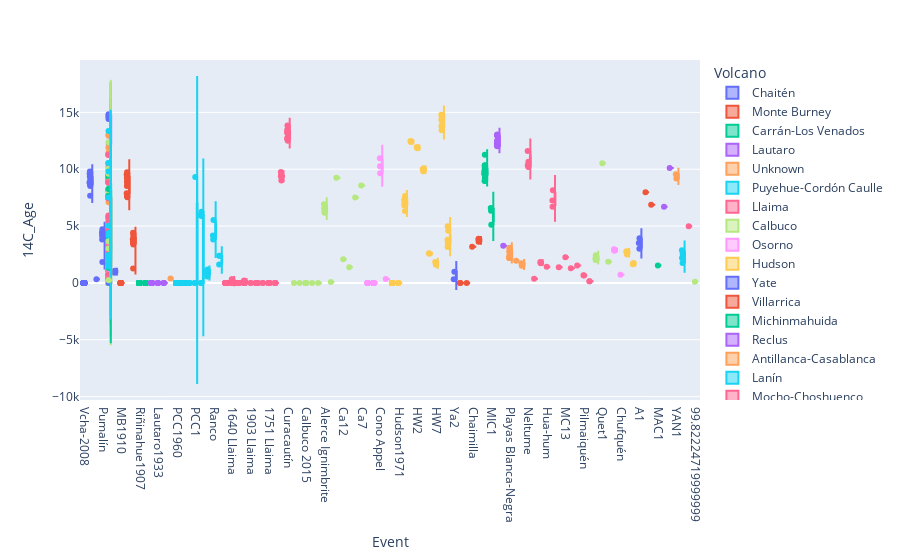

Notebook source saved alongside this figure:
### Code cell
fig = px.violin(Data, y="14C_Age", x="Event", color="Volcano",violinmode='overlay', box=True, points="all", hover_data=['Magnitude'])
fig.show()

### Figure 1 — Plotly figure (JSON) as saved in the notebook; plotly's stock layout.template omitted (floating-point values rounded to 4 significant figures; data arrays with more than 128 entries replaced by an {"elided": "..."} marker saying what was removed)
{"data": [{"alignmentgroup": "True", "box": {"visible": true}, "customdata": {"elided": "693x1 float values"}, "hovertemplate": "Volcano=Chaitén<br>Event=%{x}<br>14C_Age=%{y}<br>Magnitude=%{customdata[0]}<extra></extra>", "legendgroup": "Chaitén", "marker": {"color": "#636efa"}, "name": "Chaitén", "offsetgroup": "Chaitén", "orientation": "v", "points": "all", "scalegroup": "True", "showlegend": true, "type": "violin", "x": {"elided": "693 str values"}, "x0": " ", "xaxis": "x", "y": {"elided": "693 int values"}, "y0": " ", "yaxis": "y"}, {"alignmentgroup": "True", "box": {"visible": true}, "customdata": [[-1], [-1], [-1], [-1], [-1], [-1], [-1], [-1], [-1], [-1], [-1], [-1], [-1], [-1], [-1], [-1], [-1], [-1], [-1], [-1], [-1], [-1], [-1], [-1], [-1], [-1], [-1], [-1], [-1], [-1], [-1], [-1], [-1], [-1], [-1]], "hovertemplate": "Volcano=Monte Burney<br>Event=%{x}<br>14C_Age=%{y}<br>Magnitude=%{customdata[0]}<extra></extra>", "legendgroup": "Monte Burney", "marker": {"color": "#EF553B"}, "name": "Monte Burney", "offsetgroup": "Monte Burney", "orientation": "v", "points": "all", "scalegroup": "True", "showlegend": true, "type": "violin", "x": ["MB1910", "MB1910", "MB1910", "MB1910", "MB1910", "MB1910", "MB1910", "MB1910", "MB1910", "MB1910", "MB1910", "MB1910", "MB1910", "MB1910", "MB1910", "MB1", "MB1", "MB2", "MB2", "MB2", "MB1", "MB1", "MB1", "MB1", "MB1", "MB2", "MB2", "MB2", "MB2", "MB1", "MB2", "MB2", "MB2", "MB1", "MB1"], "x0": " ", "xaxis": "x", "y": [-1, -1, -1, -1, -1, -1, -1, -1, -1, -1, -1, -1, -1, -1, -1, 9299, 9146, 4219, 1259, 3960, 7890, 8520, 7635, 9740, 9537, 3520, 4420, 3382, 3610, 7535, 3830, 3575, 3700, 8870, 8880], "y0": " ", "yaxis": "y"}, {"alignmentgroup": "True", "box": {"visible": true}, "customdata": [[-1], [-1], [-1], [-1], [-1], [-1], [-1], [-1], [-1], [-1], [-1], [-1], [-1], [-1], [-1], [-1], [-1], [-1], [-1], [-1], [-1], [-1], [-1], [-1], [-1], [-1], [-1], [-1], [-1], [-1], [-1], [-1], [-1], [-1], [-1], [-1], [-1], [-1], [-1], [-1], [-1], [-1], [-1], [-1], [-1], [-1], [-1], [-1], [-1], [-1], [-1], [-1], [-1], [-1], [-1], [-1], [-1], [-1], [-1], [-1], [-1], [-1], [-1], [-1], [-1], [-1], [-1], [-1], [-1], [-1], [-1], [-1], [-1], [-1], [-1], [-1], [-1], [-1], [-1], [-1], [-1], [-1], [-1], [-1], [-1], [-1], [-1], [-1], [-1], [-1], [-1], [-1], [-1], [-1], [-1], [-1], [-1], [-1], [-1], [-1], [-1], [-1], [-1], [-1], [-1], [-1], [-1], [-1], [-1], [-1], [-1], [-1], [-1], [-1], [-1], [-1], [-1], [-1], [-1], [-1], [-1], [-1]], "hovertemplate": "Volcano=Carrán-Los Venados<br>Event=%{x}<br>14C_Age=%{y}<br>Magnitude=%{customdata[0]}<extra></extra>", "legendgroup": "Carrán-Los Venados", "marker": {"color": "#00cc96"}, "name": "Carrán-Los Venados", "offsetgroup": "Carrán-Los Venados", "orientation": "v", "points": "all", "scalegroup": "True", "showlegend": true, "type": "violin", "x": ["Riñinahue1907", "Riñinahue1907", "Riñinahue1907", "Riñinahue1907", "Riñinahue1907", "Riñinahue1907", "Riñinahue1907", "Riñinahue1907", "Riñinahue1907", "Riñinahue1907", "Riñinahue1907", "Riñinahue1907", "Riñinahue1907", "Riñinahue1907", "Riñinahue1907", "Carrán1955", "Riñinahue1907", "Riñinahue1907", "Riñinahue1907", "Riñinahue1907", "Riñinahue1907", "Riñinahue1907", "Riñinahue1907", "Riñinahue1907", "Riñinahue1907", "Riñinahue1907", "Riñinahue1907", "Riñinahue1907", "Riñinahue1907", "Riñinahue1907", "Riñinahue1907", "Riñinahue1907", "Riñinahue1907", "Riñinahue1907", "Riñinahue1907", "Riñinahue1907", "Riñinahue1907", "Carrán1955", "Carrán1955", "Carrán1955", "Riñinahue1907", "Carrán1955", "Riñinahue1907", "Riñinahue1907", "Carrán1955", "Riñinahue1907", "Carrán1955", "Riñinahue1907", "Riñinahue1907", "Carrán1955", "Carrán1955", "Riñinahue1907", "Carrán1955", "Carrán1955", "Carrán1955", "Carrán1955", "Carrán1955", "Carrán1955", "Carrán1955", "Carrán1955", "Carrán1955", "Carrán1955", "Carrán1955", "Carrán1955", "Carrán1955", "Carrán1955", "Carrán1955", "Carrán1955", "Carrán1955", "Carrán1955", "Carrán1955", "Carrán1955", "Carrán1955", "Carrán1955", "Carrán1955", "Carrán1955", "Carrán1955", "Carrán1955", "Carrán1955", "Carrán1955", "Carrán1955", "Carrán1955", "Carrán1955", "Carrán1955", "Carrán1955", "Carrán1955", "Carrán1955", "Carrán1955", "Carrán1955", "Carrán1955", "Carrán1955", "Unknown", "Unknown", "Unknown", "Unknown", "Unknown", "Unknown", "Unknown", "Unknown", "Unknown", "Unknown", "Unknown", "Unknown", "Unknown", "Unknown", "Unknown", "Unknown", "Unknown", "Unknown", "Unknown", "Unknown", "Unknown", "Unknown", "Unknown", "Unknown", "Unknown", "Unknown", "Unknown", "Unknown", "Unknown", "Unknown", "Unknown"], "x0": " ", "xaxis": "x", "y": [-1, -1, -1, -1, -1, -1, -1, -1, -1, -1, -1, -1, -1, -1, -1, -1, -1, -1, -1, -1, -1, -1, -1, -1, -1, -1, -1, -1, -1, -1, -1, -1, -1, -1, -1, -1, -1, -1, -1, -1, -1, -1, -1, -1, -1, -1, -1, -1, -1, -1, -1, -1, -1, -1, -1, -1, -1, -1, -1, -1, -1, -1, -1, -1, -1, -1, -1, -1, -1, -1, -1, -1, -1, -1, -1, -1, -1, -1, -1, -1, -1, -1, -1, -1, -1, -1, -1, -1, -1, -1, -1, 8930, 8820, 8940, 8240, 9950, 9240, 8880, 8250, 3730, 3830, 3460, 3010, 3560, 220, 170, 9470, 3250, 3690, 700, 9100, 280, 2500, 2910, 460, 225, 690, 760, 1330, 2280, 3720, 278], "y0": " ", "yaxis": "y"}, {"alignmentgroup": "True", "box": {"visible": true}, "customdata": [[-1], [-1], [-1], [-1], [-1], [-1], [-1], [-1], [-1], [-1], [-1], [-1], [-1], [-1], [-1], [-1], [-1], [-1], [-1], [-1], [-1], [-1], [-1], [-1], [-1], [-1]], "hovertemplate": "Volcano=Lautaro<br>Event=%{x}<br>14C_Age=%{y}<br>Magnitude=%{customdata[0]}<extra></extra>", "legendgroup": "Lautaro", "marker": {"color": "#ab63fa"}, "name": "Lautaro", "offsetgroup": "Lautaro", "orientation": "v", "points": "all", "scalegroup": "True", "showlegend": true, "type": "violin", "x": ["Lautaro1959-60", "Lautaro1959-60", "Lautaro1933", "Lautaro1959-60", "Lautaro1959-60", "Lautaro1876/78-79", "Lautaro1959-60", "Lautaro1959-60", "Lautaro1959-60", "Lautaro1959-60", "Lautaro1959-60", "Lautaro1959-60", "Lautaro1959-60", "Lautaro1959-60", "Lautaro1959-60", "Lautaro1959-60", "Lautaro1959-60", "Lautaro1959-60", "Lautaro1876/78-79", "Lautaro1933", "Lautaro1959-60", "Lautaro1933", "Lautaro1876/78-79", "Lautaro1933", "Lautaro1959-60", "Lautaro1959-60"], "x0": " ", "xaxis": "x", "y": [-1, -1, -1, -1, -1, -1, -1, -1, -1, -1, -1, -1, -1, -1, -1, -1, -1, -1, -1, -1, -1, -1, -1, -1, -1, -1], "y0": " ", "yaxis": "y"}, {"alignmentgroup": "True", "box": {"visible": true}, "customdata": [[-1], [-1], [-1], [-1], [-1], [-1], [-1], [-1], [-1], [-1], [-1], [-1], [-1], [-1], [-1], [-1], [-1], [-1], [-1], [-1], [-1], [-1], [-1], [-1], [-1], [-1], [-1], [-1], [-1], [-1], [-1], [-1], [-1]], "hovertemplate": "Volcano=Unknown<br>Event=%{x}<br>14C_Age=%{y}<br>Magnitude=%{customdata[0]}<extra></extra>", "legendgroup": "Unknown", "marker": {"color": "#FFA15A"}, "name": "Unknown", "offsetgroup": "Unknown", "orientation": "v", "points": "all", "scalegroup": "True", "showlegend": true, "type": "violin", "x": ["Unknown", "Unknown", "Unknown", "Unknown", "Unknown", "Unknown", "Unknown", "Unknown", "Unknown", "Unknown", "Unknown", "Yelcho", "Unknown", "Unknown", "Unknown", "Unknown", "Unknown", "Unknown", "Unknown", "Unknown", "Unknown", "Unknown", "Unknown", "Unknown", "Unknown", "Unknown", "Unknown", "Unknown", "Unknown", "Unknown", "Unknown", "Unknown", "Unknown"], "x0": " ", "xaxis": "x", "y": [-1, -1, -1, -1, -1, -1, -1, -1, -1, 13000, 12935, 390, 2590, 5300, 7450, 11440, 11900, 3315, 4890, 5815, 7415, 7095, 7990, 7620, 8925, 470, 1765, 2285, 2955, 1355, 1564, 7373, 8875], "y0": " ", "yaxis": "y"}, {"alignmentgroup": "True", "box": {"visible": true}, "customdata": {"elided": "810x1 float values"}, "hovertemplate": "Volcano=Puyehue-Cordón Caulle<br>Event=%{x}<br>14C_Age=%{y}<br>Magnitude=%{customdata[0]}<extra></extra>", "legendgroup": "Puyehue-Cordón Caulle", "marker": {"color": "#19d3f3"}, "name": "Puyehue-Cordón Caulle", "offsetgroup": "Puyehue-Cordón Caulle", "orientation": "v", "points": "all", "scalegroup": "True", "showlegend": true, "type": "violin", "x": {"elided": "810 str values"}, "x0": " ", "xaxis": "x", "y": {"elided": "810 int values"}, "y0": " ", "yaxis": "y"}, {"alignmentgroup": "True", "box": {"visible": true}, "customdata": {"elided": "377x1 float values"}, "hovertemplate": "Volcano=Llaima<br>Event=%{x}<br>14C_Age=%{y}<br>Magnitude=%{customdata[0]}<extra></extra>", "legendgroup": "Llaima", "marker": {"color": "#FF6692"}, "name": "Llaima", "offsetgroup": "Llaima", "orientation": "v", "points": "all", "scalegroup": "True", "showlegend": true, "type": "violin", "x": {"elided": "377 str values"}, "x0": " ", "xaxis": "x", "y": {"elided": "377 int values"}, "y0": " ", "yaxis": "y"}, {"alignmentgroup": "True", "box": {"visible": true}, "customdata": [[-1], [-1], [-1], [-1], [-1], [-1], [-1], [-1], [-1], [-1], [-1], [-1], [-1], [-1], [-1], [-1], [-1], [-1], [-1], [-1], [-1], [-1], [-1], [-1], [-1], [-1], [-1], [-1], [-1], [-1], [5], [5], [5], [4], [-1], [4]], "hovertemplate": "Volcano=Calbuco<br>Event=%{x}<br>14C_Age=%{y}<br>Magnitude=%{customdata[0]}<extra></extra>", "legendgroup": "Calbuco", "marker": {"color": "#B6E880"}, "name": "Calbuco", "offsetgroup": "Calbuco", "orientation": "v", "points": "all", "scalegroup": "True", "showlegend": true, "type": "violin", "x": ["Calbuco 1971?", "Calbuco 1893", "Unknown", "Unknown", "Calbuco 2015", "Calbuco 1929", "Calbuco 2015", "Unknown", "Unknown", "Calbuco 2015", "Calbuco 2015", "Calbuco 2015", "Calbuco 2015", "Calbuco 2015", "Calbuco 1961", "Alerce Ignimbrite", "Alerce Ignimbrite", "Alerce Ignimbrite", "Calbuco 1792", "Unknown", "Unknown", "Unknown", "Unknown", "Unknown", "Unknown", "Unknown", "Unknown", "Unknown", "Unknown", "Unknown", "Alerce Ignimbrite", "Ca1", "Ca12", "Ca13", "Ca3", "Ca7"], "x0": " ", "xaxis": "x", "y": [-1, -1, -1, -1, -1, -1, -1, -1, -1, -1, -1, -1, -1, -1, -1, 6250, 6910, 6550, 90, 230, 150, 2070, 9610, 3640, 7970, 3030, 12380, 10040, 1310, 130, 6166, 9246, 2075, 1378, 7510, 8559], "y0": " ", "yaxis": "y"}, {"alignmentgroup": "True", "box": {"visible": true}, "customdata": [[-1], [-1], [-1], [-1], [-1], [-1], [-1], [-1], [-1], [-1], [-1], [-1], [-1], [-1], [-1], [-1], [-1], [-1], [-1], [-1], [-1], [-1], [-1], [-1]], "hovertemplate": "Volcano=Osorno<br>Event=%{x}<br>14C_Age=%{y}<br>Magnitude=%{customdata[0]}<extra></extra>", "legendgroup": "Osorno", "marker": {"color": "#FF97FF"}, "name": "Osorno", "offsetgroup": "Osorno", "orientation": "v", "points": "all", "scalegroup": "True", "showlegend": true, "type": "violin", "x": ["Osorno1835", "Osorno1835", "Osorno1835", "Osorno1835", "Osorno1835", "Osorno1835", "Osorno1835", "Osorno1835", "Osorno1545", "Osorno1545", "Osorno1545", "Osorno1545", "Osorno1545", "Osorno1545", "Osorno1545", "Osorno1545", "Osorno1545", "Osorno1545", "Unknown", "Cono Appel", "Cono Appel", "Cono Appel", "Cono Los Pumas", "Unknown"], "x0": " ", "xaxis": "x", "y": [-1, -1, -1, -1, -1, -1, -1, -1, -1, -1, -1, -1, -1, -1, -1, -1, -1, -1, 1523, 10260, 10960, 9650, 350, 1250], "y0": " ", "yaxis": "y"}, {"alignmentgroup": "True", "box": {"visible": true}, "customdata": [[4], [-1], [4], [-1], [-1], [-1], [-1], [-1], [-1], [-1], [-1], [-1], [-1], [-1], [-1], [-1], [-1], [-1], [-1], [-1], [-1], [4], [-1], [-1], [-1], [4], [-1], [4], [-1], [-1], [-1], [4], [-1], [-1], [-1], [-1], [4], [4], [-1], [-1], [-1], [-1], [-1], [-1], [-1], [-1], [-1], [-1], [-1], [-1], [-1], [-1], [-1], [-1], [-1], [-1], [-1], [-1], [-1], [-1], [-1], [-1], [-1], [-1], [-1], [-1], [-1], [-1], [-1], [-1], [-1], [-1], [-1], [-1]], "hovertemplate": "Volcano=Hudson<br>Event=%{x}<br>14C_Age=%{y}<br>Magnitude=%{customdata[0]}<extra></extra>", "legendgroup": "Hudson", "marker": {"color": "#FECB52"}, "name": "Hudson", "offsetgroup": "Hudson", "orientation": "v", "points": "all", "scalegroup": "True", "showlegend": true, "type": "violin", "x": ["Hudson1991", "Hudson1991", "Hudson1991", "Hudson1991", "Hudson1991", "Hudson1991", "Hudson1991", "Hudson1991", "Hudson1991", "Hudson1991", "Hudson1971", "Hudson1991", "Hudson1971", "Hudson1971", "Hudson1991", "Hudson1991", "Hudson1991", "Hudson1991", "Hudson1991", "Hudson1991", "Hudson1991", "Hudson1991", "Hudson1991", "Hudson1991", "Hudson1991", "Hudson1991", "Hudson1991", "Hudson1991", "Hudson1991", "Hudson1991", "Hudson1991", "Hudson1991", "Hudson1991", "Hudson1991", "Hudson1991", "Hudson1991", "Hudson1991", "Hudson1991", "H1", "H1", "H1", "HW1", "HW1", "HW2", "HW2", "HW3", "HW3", "HW3", "HW3", "HW6", "HW6", "HW7", "HW7", "H1", "H1", "Ho", "Ho", "Ho", "Ho", "Ho", "Ho", "Ho", "Ho", "H1", "H1", "H1", "H2", "H2", "H2", "H2", "H2", "H2", "H2", "H2"], "x0": " ", "xaxis": "x", "y": [-1, -1, -1, -1, -1, -1, -1, -1, -1, -1, -1, -1, -1, -1, -1, -1, -1, -1, -1, -1, -1, -1, -1, -1, -1, -1, -1, -1, -1, -1, -1, -1, -1, -1, -1, -1, -1, -1, 7325, 7294, 7026, 12480, 12390, 11965, 11855, 9995, 9930, 10080, 9830, 2600, 2560, 1830, 1605, 6915, 7635, 13810, 13430, 13720, 14670, 14800, 14345, 14220, 14735, 7010, 6330, 6840, 3495, 4980, 3155, 3485, 3790, 3670, 4590, 3740], "y0": " ", "yaxis": "y"}, {"alignmentgroup": "True", "box": {"visible": true}, "customdata": [[-1], [-1], [-1]], "hovertemplate": "Volcano=Yate<br>Event=%{x}<br>14C_Age=%{y}<br>Magnitude=%{customdata[0]}<extra></extra>", "legendgroup": "Yate", "marker": {"color": "#636efa"}, "name": "Yate", "offsetgroup": "Yate", "orientation": "v", "points": "all", "scalegroup": "True", "showlegend": true, "type": "violin", "x": ["Unknown", "Ya2", "Ya2"], "x0": " ", "xaxis": "x", "y": [-1, 319, 980], "y0": " ", "yaxis": "y"}, {"alignmentgroup": "True", "box": {"visible": true}, "customdata": [[-1], [-1], [-1], [-1], [5.7], [5.7], [5.7], [5.7], [5.7]], "hovertemplate": "Volcano=Villarrica<br>Event=%{x}<br>14C_Age=%{y}<br>Magnitude=%{customdata[0]}<extra></extra>", "legendgroup": "Villarrica", "marker": {"color": "#EF553B"}, "name": "Villarrica", "offsetgroup": "Villarrica", "orientation": "v", "points": "all", "scalegroup": "True", "showlegend": true, "type": "violin", "x": ["Villarrica 1971", "Villarrica 1971", "Villarrica 1984", "Chaimilla", "Pucón", "Pucón", "Pucón", "Pucón", "Pucón"], "x0": " ", "xaxis": "x", "y": [-1, -1, -1, 3180, 3882, 3787, 3622, 3827, 3670], "y0": " ", "yaxis": "y"}, {"alignmentgroup": "True", "box": {"visible": true}, "customdata": [[-1], [-1], [-1], [-1], [-1], [-1], [-1], [-1], [-1], [-1], [-1], [6], [6], [5], [-1], [-1], [-1], [-1], [-1], [-1], [-1], [-1], [-1], [-1], [-1], [3], [3], [-1], [-1]], "hovertemplate": "Volcano=Michinmahuida<br>Event=%{x}<br>14C_Age=%{y}<br>Magnitude=%{customdata[0]}<extra></extra>", "legendgroup": "Michinmahuida", "marker": {"color": "#00cc96"}, "name": "Michinmahuida", "offsetgroup": "Michinmahuida", "orientation": "v", "points": "all", "scalegroup": "True", "showlegend": true, "type": "violin", "x": ["Lepué", "Lepué", "Lepué", "Lepué", "Lepué", "Lepué", "Lepué", "Lepué", "Lepué", "Lepué", "Lepué", "Lepué", "Lepué", "MIC1", "Unknown", "Unknown", "Unknown", "Lepué", "Lepué", "Lepué", "Lepué", "Lepué", "Lepué", "Lepué", "Lepué", "MIC1", "MIC1", "Lepué", "Lepué"], "x0": " ", "xaxis": "x", "y": [9105, 10000, 8990, 10150, 9785, 9570, 9635, 10330, 9560, 9970, 9960, 9510, 9260, 6590, 1310, 8230, 7670, 9695, 9415, 9635, 9545, 9830, 9680, 10060, 11265, 6350, 5120, 8965, 10360], "y0": " ", "yaxis": "y"}, {"alignmentgroup": "True", "box": {"visible": true}, "customdata": [[-1], [-1], [-1], [-1], [-1], [-1], [-1], [-1], [-1], [-1], [-1], [-1]], "hovertemplate": "Volcano=Reclus<br>Event=%{x}<br>14C_Age=%{y}<br>Magnitude=%{customdata[0]}<extra></extra>", "legendgroup": "Reclus", "marker": {"color": "#ab63fa"}, "name": "Reclus", "offsetgroup": "Reclus", "orientation": "v", "points": "all", "scalegroup": "True", "showlegend": true, "type": "violin", "x": ["R1", "R1", "R1", "R2/R3", "R1", "R1", "R1", "R1", "R1", "R1", "R1", "R1"], "x0": " ", "xaxis": "x", "y": [12070, 13054, 12240, 3264, 12010, 12060, 12530, 12975, 12325, 12490, 12460, 13000], "y0": " ", "yaxis": "y"}, {"alignmentgroup": "True", "box": {"visible": true}, "customdata": [[5.6], [5.6], [5.5], [-1], [6.2], [6.2], [-1], [-1], [-1], [-1], [-1], [-1], [-1], [-1], [-1], [-1], [-1], [-1]], "hovertemplate": "Volcano=Antillanca-Casablanca<br>Event=%{x}<br>14C_Age=%{y}<br>Magnitude=%{customdata[0]}<extra></extra>", "legendgroup": "Antillanca-Casablanca", "marker": {"color": "#FFA15A"}, "name": "Antillanca-Casablanca", "offsetgroup": "Antillanca-Casablanca", "orientation": "v", "points": "all", "scalegroup": "True", "showlegend": true, "type": "violin", "x": ["Playas Blanca-Negra", "Playas Blanca-Negra", "Rayhuen", "Nahuel Huapi", "Playas Blanca-Negra", "Playas Blanca-Negra", "Playas Blanca-Negra", "Nahuel Huapi", "Playas Blanca-Negra", "Playas Blanca-Negra", "Playas Blanca-Negra", "Playas Blanca-Negra", "Playas Blanca-Negra", "Playas Blanca-Negra", "Playas Blanca-Negra", "Playas Blanca-Negra", "Playas Blanca-Negra", "Playas Blanca-Negra"], "x0": " ", "xaxis": "x", "y": [2266, 2272, 1952, 1520, 2260, 2430, 2750, 1740, 2215, 2750, 3100, 2200, 2220, 2190, 2230, 2720, 2241, 2990], "y0": " ", "yaxis": "y"}, {"alignmentgroup": "True", "box": {"visible": true}, "customdata": [[-1], [-1], [-1], [-1], [-1], [-1], [-1], [-1], [-1], [-1]], "hovertemplate": "Volcano=Lanín<br>Event=%{x}<br>14C_Age=%{y}<br>Magnitude=%{customdata[0]}<extra></extra>", "legendgroup": "Lanín", "marker": {"color": "#19d3f3"}, "name": "Lanín", "offsetgroup": "Lanín", "orientation": "v", "points": "all", "scalegroup": "True", "showlegend": true, "type": "violin", "x": ["Unknown", "Unknown", "Unknown", "Unknown", "Unknown", "Unknown", "Unknown", "Unknown", "Unknown", "Unknown"], "x0": " ", "xaxis": "x", "y": [4388, 5020, 2080, 1650, 1460, 10540, 9810, 7510, 2460, 2170], "y0": " ", "yaxis": "y"}, {"alignmentgroup": "True", "box": {"visible": true}, "customdata": [[-1], [-1], [3], [5], [5], [4.6], [5.3], [5.3], [5.3], [4], [4], [3], [3], [5.7], [4], [4], [3], [3], [5.7]], "hovertemplate": "Volcano=Mocho-Choshuenco<br>Event=%{x}<br>14C_Age=%{y}<br>Magnitude=%{customdata[0]}<extra></extra>", "legendgroup": "Mocho-Choshuenco", "marker": {"color": "#FF6692"}, "name": "Mocho-Choshuenco", "offsetgroup": "Mocho-Choshuenco", "orientation": "v", "points": "all", "scalegroup": "True", "showlegend": true, "type": "violin", "x": ["Neltume", "Neltume", "Arauco", "Enco", "Enco", "Hua-hum", "Huilo", "Huilo", "Huilo", "MC12", "MC13", "MC19", "MC8", "Neltume", "Pilmaiquén", "Pilmaiquén", "Riñihue", "Riñihue", "Neltume"], "x0": " ", "xaxis": "x", "y": [10190, 11600, 376, 1740, 1850, 1420, 8160, 7260, 6710, 1384, 2253, 1300, 1532, 10349, 664, 650, 140, 140, 10660], "y0": " ", "yaxis": "y"}, {"alignmentgroup": "True", "box": {"visible": true}, "customdata": [[4.4], [4.4], [4.4], [4.4], [3], [3], [-1]], "hovertemplate": "Volcano=Quetrupillán<br>Event=%{x}<br>14C_Age=%{y}<br>Magnitude=%{customdata[0]}<extra></extra>", "legendgroup": "Quetrupillán", "marker": {"color": "#B6E880"}, "name": "Quetrupillán", "offsetgroup": "Quetrupillán", "orientation": "v", "points": "all", "scalegroup": "True", "showlegend": true, "type": "violin", "x": ["Puesco", "Puesco", "Puesco", "Puesco", "Quet1", "Quet5", "Unknown"], "x0": " ", "xaxis": "x", "y": [2012, 2442, 2171, 2088, 10515, 1860, 233], "y0": " ", "yaxis": "y"}, {"alignmentgroup": "True", "box": {"visible": true}, "customdata": [[6], [5], [5], [5], [-1]], "hovertemplate": "Volcano=Sollipulli<br>Event=%{x}<br>14C_Age=%{y}<br>Magnitude=%{customdata[0]}<extra></extra>", "legendgroup": "Sollipulli", "marker": {"color": "#FF97FF"}, "name": "Sollipulli", "offsetgroup": "Sollipulli", "orientation": "v", "points": "all", "scalegroup": "True", "showlegend": true, "type": "violin", "x": ["Alpehué", "Alpehué", "Alpehué", "Alpehué", "Chufquén"], "x0": " ", "xaxis": "x", "y": [2958, 2900, 2860, 2850, 710], "y0": " ", "yaxis": "y"}, {"alignmentgroup": "True", "box": {"visible": true}, "customdata": [[-1], [-1], [-1], [-1], [-1], [-1]], "hovertemplate": "Volcano=Melimoyu<br>Event=%{x}<br>14C_Age=%{y}<br>Magnitude=%{customdata[0]}<extra></extra>", "legendgroup": "Melimoyu", "marker": {"color": "#FECB52"}, "name": "Melimoyu", "offsetgroup": "Melimoyu", "orientation": "v", "points": "all", "scalegroup": "True", "showlegend": true, "type": "violin", "x": ["La Junta", "La Junta", "Santa Ana", "La Junta", "La Junta", "Santa Ana"], "x0": " ", "xaxis": "x", "y": [2505, 2715, 1650, 2790, 2740, 1750], "y0": " ", "yaxis": "y"}, {"alignmentgroup": "True", "box": {"visible": true}, "customdata": [[-1], [-1], [-1]], "hovertemplate": "Volcano=Aguilera<br>Event=%{x}<br>14C_Age=%{y}<br>Magnitude=%{customdata[0]}<extra></extra>", "legendgroup": "Aguilera", "marker": {"color": "#636efa"}, "name": "Aguilera", "offsetgroup": "Aguilera", "orientation": "v", "points": "all", "scalegroup": "True", "showlegend": true, "type": "violin", "x": ["A1", "A1", "A1"], "x0": " ", "xaxis": "x", "y": [3520, 3930, 3010], "y0": " ", "yaxis": "y"}, {"alignmentgroup": "True", "box": {"visible": true}, "customdata": [[-1], [-1]], "hovertemplate": "Volcano=Corcovado<br>Event=%{x}<br>14C_Age=%{y}<br>Magnitude=%{customdata[0]}<extra></extra>", "legendgroup": "Corcovado", "marker": {"color": "#EF553B"}, "name": "Corcovado", "offsetgroup": "Corcovado", "orientation": "v", "points": "all", "scalegroup": "True", "showlegend": true, "type": "violin", "x": ["COR2", "COR3"], "x0": " ", "xaxis": "x", "y": [7980, 6870], "y0": " ", "yaxis": "y"}, {"alignmentgroup": "True", "box": {"visible": true}, "customdata": [[-1]], "hovertemplate": "Volcano=Macá<br>Event=%{x}<br>14C_Age=%{y}<br>Magnitude=%{customdata[0]}<extra></extra>", "legendgroup": "Macá", "marker": {"color": "#00cc96"}, "name": "Macá", "offsetgroup": "Macá", "orientation": "v", "points": "all", "scalegroup": "True", "showlegend": true, "type": "violin", "x": ["MAC1"], "x0": " ", "xaxis": "x", "y": [1540], "y0": " ", "yaxis": "y"}, {"alignmentgroup": "True", "box": {"visible": true}, "customdata": [[-1], [5.2]], "hovertemplate": "Volcano=Mentolat<br>Event=%{x}<br>14C_Age=%{y}<br>Magnitude=%{customdata[0]}<extra></extra>", "legendgroup": "Mentolat", "marker": {"color": "#ab63fa"}, "name": "Mentolat", "offsetgroup": "Mentolat", "orientation": "v", "points": "all", "scalegroup": "True", "showlegend": true, "type": "violin", "x": ["MEN1", "∼11.7 ka MEN"], "x0": " ", "xaxis": "x", "y": [6690, 10109], "y0": " ", "yaxis": "y"}, {"alignmentgroup": "True", "box": {"visible": true}, "customdata": [[-1], [-1]], "hovertemplate": "Volcano=Yanteles<br>Event=%{x}<br>14C_Age=%{y}<br>Magnitude=%{customdata[0]}<extra></extra>", "legendgroup": "Yanteles", "marker": {"color": "#FFA15A"}, "name": "Yanteles", "offsetgroup": "Yanteles", "orientation": "v", "points": "all", "scalegroup": "True", "showlegend": true, "type": "violin", "x": ["YAN1", "YAN1"], "x0": " ", "xaxis": "x", "y": [9560, 9190], "y0": " ", "yaxis": "y"}, {"alignmentgroup": "True", "box": {"visible": true}, "customdata": [[5], [5], [5], [5]], "hovertemplate": "Volcano=Apagado<br>Event=%{x}<br>14C_Age=%{y}<br>Magnitude=%{customdata[0]}<extra></extra>", "legendgroup": "Apagado", "marker": {"color": "#19d3f3"}, "name": "Apagado", "offsetgroup": "Apagado", "orientation": "v", "points": "all", "scalegroup": "True", "showlegend": true, "type": "violin", "x": ["Ap1", "Ap1", "Ap1", "Ap1"], "x0": " ", "xaxis": "x", "y": [2876, 2538, 2185, 1755], "y0": " ", "yaxis": "y"}, {"alignmentgroup": "True", "box": {"visible": true}, "customdata": [[4.5]], "hovertemplate": "Volcano=Hornopirén<br>Event=%{x}<br>14C_Age=%{y}<br>Magnitude=%{customdata[0]}<extra></extra>", "legendgroup": "Hornopirén", "marker": {"color": "#FF6692"}, "name": "Hornopirén", "offsetgroup": "Hornopirén", "orientation": "v", "points": "all", "scalegroup": "True", "showlegend": true, "type": "violin", "x": ["Ho1"], "x0": " ", "xaxis": "x", "y": [4977], "y0": " ", "yaxis": "y"}, {"alignmentgroup": "True", "box": {"visible": true}, "customdata": [[99.82]], "hovertemplate": "Volcano=99.82224719999999<br>Event=%{x}<br>14C_Age=%{y}<br>Magnitude=%{customdata[0]}<extra></extra>", "legendgroup": "99.82224719999999", "marker": {"color": "#B6E880"}, "name": "99.82224719999999", "offsetgroup": "99.82224719999999", "orientation": "v", "points": "all", "scalegroup": "True", "showlegend": true, "type": "violin", "x": [99.82], "x0": " ", "xaxis": "x", "y": [99.82], "y0": " ", "yaxis": "y"}], "layout": {"legend": {"title": {"text": "Volcano"}, "tracegroupgap": 0}, "margin": {"t": 60}, "violinmode": "overlay", "xaxis": {"anchor": "y", "domain": [0, 1], "title": {"text": "Event"}}, "yaxis": {"anchor": "x", "domain": [0, 1], "title": {"text": "14C_Age"}}}}
